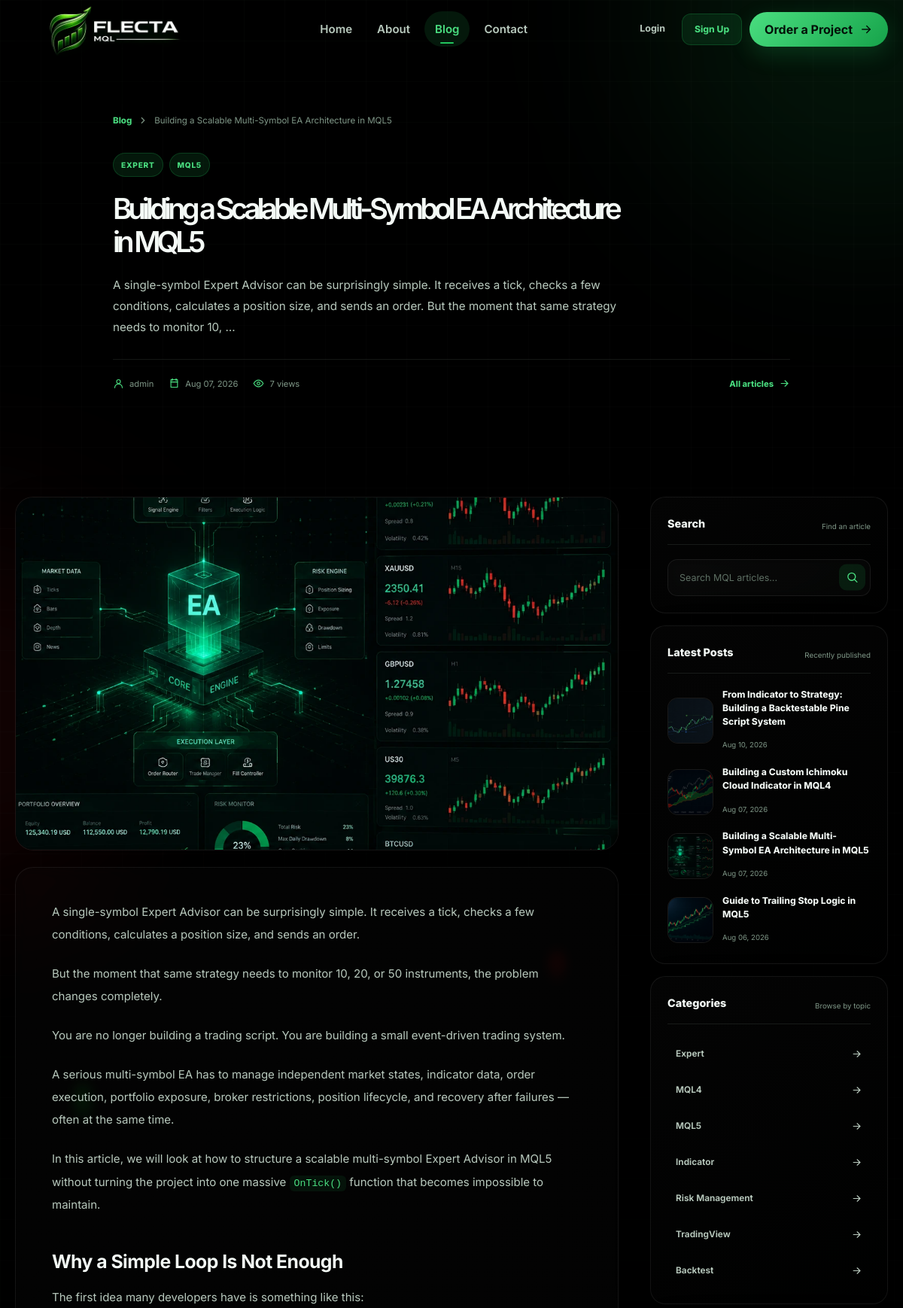
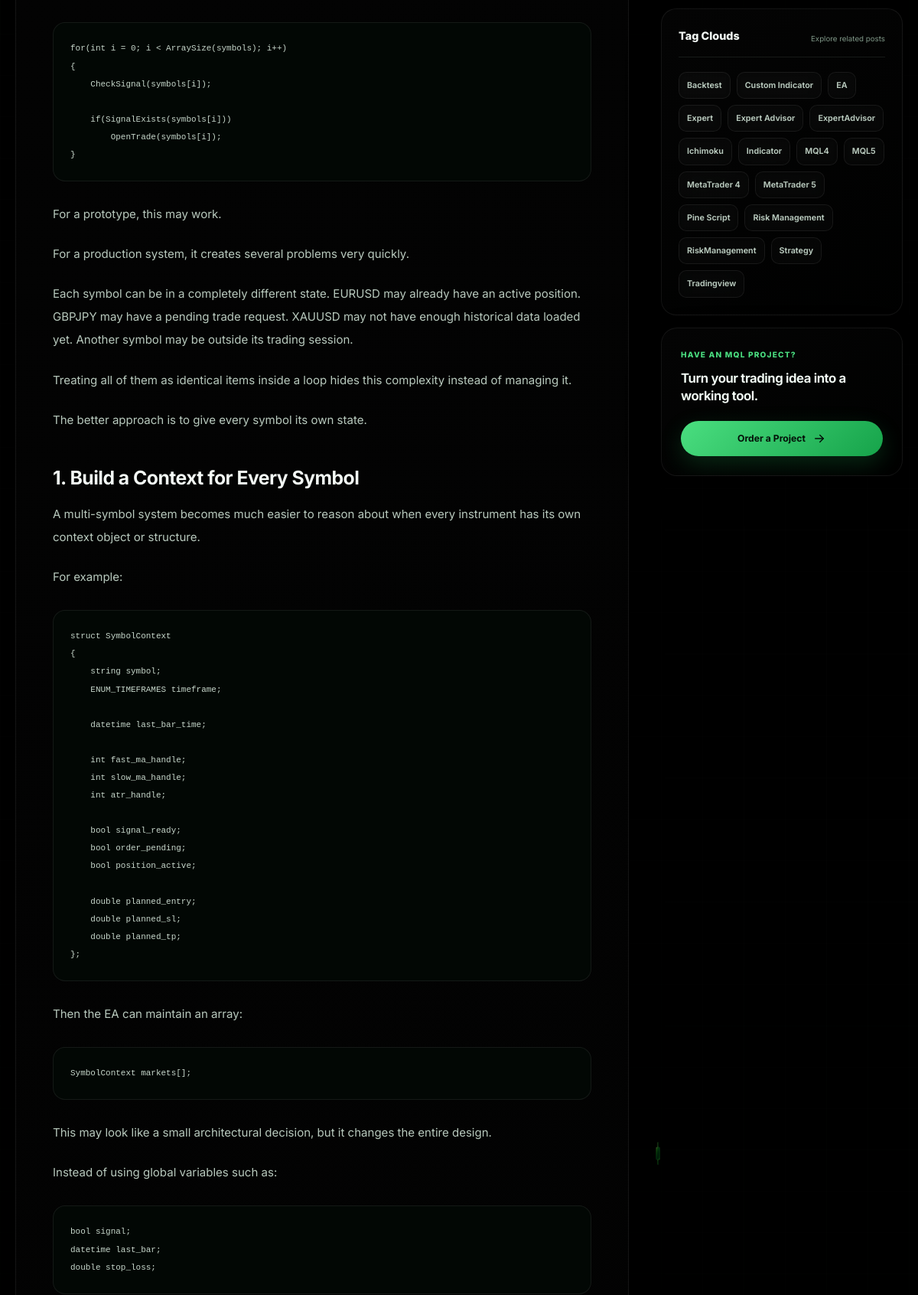
Page /blog/3/ (upper part) on the committed database (2 pictures, top to bottom).
### blog/models.py (models this page shows, shortened)
class Post(models.Model):
    author = models.ForeignKey(User,on_delete=models.SET_NULL,null=True)
    title = models.CharField( max_length=250)
    image = models.ImageField(upload_to='blog/',default='blog/default.jpg')
    content = models.TextField()
    tags = TaggableManager()
    category = models.ManyToManyField(Category)
    counted_views = models.IntegerField(default=0)
    status = models.BooleanField(default=True)
    login_require = models.BooleanField(default=False)
    published_date = models.DateTimeField(null=True)
    created_date = models.DateTimeField(auto_now_add=True)
    updated_date = models.DateTimeField(auto_now=True)
    class Meta:
        ordering = ['published_date']

class Category(models.Model):
   name = models.CharField(max_length=255)
   def __str__(self):
      return self.name

### blog/views.py (the view)
# urls.py: path('<int:pid>/',blog_single,name='single'),
def blog_single(request,pid):
    post = get_object_or_404(Post,id=pid, status=True, published_date__lte=timezone.now())
    if post.login_require and not request.user.is_authenticated:
        return HttpResponseRedirect(reverse('accounts:login'))
    view_session_key = f"viewed_post_{post.id}"
    if request.method == "GET" and not request.session.get(view_session_key):
        post.counted_views += 1
        post.save(update_fields=['counted_views'])
        request.session[view_session_key] = True
    if request.method == "POST":
        form = CommentForm(request.POST, user=request.user)
        if form.is_valid():
            comment = form.save(commit=False)
            comment.post = post
            if request.user.is_authenticated:
                comment.name = request.user.username
                comment.email = request.user.email
            comment.save()
            messages.add_message(request, messages.SUCCESS, 'Your comment has submitted successfully!')
            return redirect('blog:single', pid=post.id)
        else:
            messages.add_message(request,messages.ERROR,'Your comment was not submitted. Please check the form.')
    else:
        form = CommentForm(user=request.user)
    posts = list(Post.objects.filter(status=True,published_date__lte=timezone.now()).order_by('-published_date'))
    comments = Comment.objects.filter(post=post.id,approved=True)
    prv_post = None
    nxt_post = None
    index = posts.index(post)
    if (index>0):
        prv_post = posts[index-1]
    if(index < len(posts)-1):
        nxt_post = posts[index+1]
    context = {'post':post,'prv':prv_post,'nxt':nxt_post,'comments':comments,'form':form}
    return render(request,'blog/blog-single.html',context)

### blog/forms.py
class CommentForm(forms.ModelForm):
    def __init__(self, *args, user=None, **kwargs):
        super().__init__(*args, **kwargs)
        if user is not None and user.is_authenticated:
            self.fields.pop('name')
            self.fields.pop('email')
    class Meta:
        model = Comment
        fields = ['name', 'email', 'subject', 'message']

### blog/templatetags/blog_tags.py (called while the page is built)
@register.inclusion_tag('blog/blog-latest-posts.html')
def latestposts(arg=4):
    posts = Post.objects.filter(published_date__lte=timezone.now(),status=True).order_by("-published_date")[:arg]
    return {"posts":posts}

@register.inclusion_tag('blog/blog-post-categories.html')
def postcategories():
    posts = Post.objects.filter(published_date__lte=timezone.now(),status=True)
    categories = Category.objects.all()
    cat_dict = {}
    for name in categories:
        cat_dict[name] = posts.filter(category=name).count()
    return {"categories":cat_dict}

@register.inclusion_tag('blog/blog-tags.html')
def alltags():
    tags = Tag.objects.all().order_by('name')
    return {'tags': tags}

### templates/blog/blog-single.html (shortened to what this page needs)
{% extends "base.html" %}
{% load blog_tags %}
{% load static %}
{% load compress %}
{% block body_class %}
blog-page blog-single-page
{% endblock %}
{% block extra_css %}
{% compress css %}
<link rel="stylesheet" href="{% static 'css/blog-home.css' %}">
<link rel="stylesheet" href="{% static 'css/blog-single.css' %}">
{% endcompress %}
{% endblock %}
{% block content %}
<section class="article-hero">
    <div class="container article-hero-container">
        <nav class="article-breadcrumb" aria-label="Breadcrumb">
            <a href="{% url 'blog:index' %}">Blog</a>
            <svg viewBox="0 0 24 24" aria-hidden="true">
                <path d="M9 6L15 12L9 18"></path>
            </svg>
            <span>{{ post.title|truncatechars:58 }}</span>
        </nav>
        <div class="article-taxonomy">
            {% for category in post.category.all|slice:":3" %}
                <a href="{% url 'blog:category' cat_name=category.name %}">
                    {{ category.name }}
                </a>
            {% empty %}
                <span>MQL Development</span>
            {% endfor %}
        </div>
        <h1>{{ post.title }}</h1>
        <p class="article-intro">
            {{ post.content|striptags|truncatewords:34 }}
        </p>
        <div class="article-meta">
            <span>
                <svg viewBox="0 0 24 24" aria-hidden="true">
                    <circle cx="12" cy="8" r="4"></circle>
                    <path d="M4 21C4 16.6 7.6 13 12 13C16.4 13 20 16.6 20 21"></path>
                </svg>
                {{ post.author.get_full_name|default:post.author.username }}
            </span>
            <span>
                <svg viewBox="0 0 24 24" aria-hidden="true">
                    <path d="M5 4H19V20H5Z"></path>
                    <path d="M8 2V6"></path>
                    <path d="M16 2V6"></path>
                    <path d="M5 9H19"></path>
                </svg>
                {{ post.published_date|date:"M d, Y" }}
            </span>
            <span>
                <svg viewBox="0 0 24 24" aria-hidden="true">
                    <path d="M2 12C4.5 7.5 7.8 5 12 5C16.2 5 19.5 7.5 22 12C19.5 16.5 16.2 19 12 19C7.8 19 4.5 16.5 2 12Z"></path>
                    <circle cx="12" cy="12" r="3"></circle>
                </svg>
                {{ post.counted_views }} views
            </span>
            <a class="article-back-link" href="{% url 'blog:index' %}">
                All articles
                <svg viewBox="0 0 24 24" aria-hidden="true">
                    <path d="M5 12H19"></path>
                    <path d="M13 6L19 12L13 18"></path>
                </svg>
            </a>
        </div>
    </div>
</section>
<section class="article-main">
    <div class="container blog-layout">
        <main class="article-column">
            <div class="article-cover">
                {% if post.image %}
                    <img
                        src="{{ post.image.url }}"
                        alt="{{ post.title }}"
                        class="article-cover-image"
                    >
                {% endif %}
            </div>
            <article class="article-content-card">
                <div class="article-content">
                    {{ post.content|safe }}
                </div>
            </article>
        </main>
        <aside class="blog-sidebar">
            <section class="sidebar-widget sidebar-search-widget">
                <div class="sidebar-widget-heading">
                    <span>Search</span>
                    <small>Find an article</small>
                </div>
                <form action="{% url 'blog:search' %}" method="get" class="blog-search-form">
                    <input
                        id="blog-single-search-input"
                        type="search"
                        name="s"
                        value="{{ request.GET.s|default:'' }}"
                        placeholder="Search MQL articles..."
                    >
                    <button type="submit" aria-label="Search">
                        <svg viewBox="0 0 24 24" aria-hidden="true">
                            <circle cx="11" cy="11" r="7"></circle>
                            <path d="M16 16L21 21"></path>
                        </svg>
                    </button>
                </form>
            </section>
            <section class="sidebar-widget">
                <div class="sidebar-widget-heading">
                    <span>Latest Posts</span>
                    <small>Recently published</small>
                </div>
                <div class="sidebar-latest-list">
                    {% latestposts %}
                </div>
            </section>
            <section class="sidebar-widget">
                <div class="sidebar-widget-heading">
                    <span>Categories</span>
                    <small>Browse by topic</small>
                </div>
                <ul class="sidebar-category-list">
                    {% postcategories %}
                </ul>
            </section>
            <section class="sidebar-widget">
                <div class="sidebar-widget-heading">
                    <span>Tag Clouds</span>
                    <small>Explore related posts</small>
                </div>
                <div class="sidebar-tag-cloud">
                    {% alltags %}
                </div>
            </section>
            <section class="sidebar-cta">
                <span>Have an MQL project?</span>
                <h2>Turn your trading idea into a working tool.</h2>
                <a href="/contact/" class="button button-primary">
                    Order a Project
                    <svg viewBox="0 0 24 24" aria-hidden="true">
                        <path d="M5 12H19"></path>
                        <path d="M13 6L19 12L13 18"></path>
                    </svg>
                </a>
            </section>
        </aside>
    </div>
</section>
{% endblock %}

### templates/blog/blog-latest-posts.html
{% load humanize %}
{% for post in posts %}
    <div class="sidebar-latest-post">
        <div class="sidebar-latest-thumb">
            {% if post.image %}
                <img src="{{ post.image.url }}" alt="{{ post.title }}">
            {% else %}
                <span>MQL</span>
            {% endif %}
        </div>
        <div>
            <h3><a href="{% url 'blog:single' pid=post.id %}">{{ post.title }}</a></h3>
            <time>{{ post.published_date|date:"M d, Y" }}</time>
        </div>
    </div>
{% endfor %}

### templates/blog/blog-post-categories.html
{% for name,count in categories.items %}
    <a href="{% url 'blog:category' cat_name=name.name %}">
        {{ name }}
        <svg viewBox="0 0 24 24" aria-hidden="true">
            <path d="M5 12H19"></path>
            <path d="M13 6L19 12L13 18"></path>
        </svg>
    </a>
{% endfor %}

### templates/blog/blog-tags.html
{% for tag in tags %}
    <a href="{% url 'blog:tag' tag_name=tag.name %}">{{ tag.name }}</a>
{% empty %}
    <p class="sidebar-empty-text">No tags available.</p>
{% endfor %}

### statics/css/base.css (style rules this page uses)
:root { --font-main: "Inter", Arial, Helvetica, sans-serif; --primary: #22c55e; --primary-dark: #16a34a; --primary-light: #4ade80; --primary-soft: rgba(34, 197, 94, 0.12); --primary-border: rgba(34, 197, 94, 0.22); --danger: #ef4444; --warning: #f59e0b; --success: #22c55e; --info: #3b82f6; --container-width: 1180px; --header-height: 78px; --transition-fast: 160ms ease; --transition-normal: 280ms ease; --transition-slow: 450ms ease; --radius-small: 10px; --radius-medium: 16px; --radius-large: 24px; --radius-round: 999px; }
html[data-theme="dark"] { color-scheme: dark; --background: #061009; --background-secondary: #08150d; --surface: #0c1b11; --surface-solid: rgba(0, 0, 0, 0.92); --surface-secondary: #102218; --surface-hover: #142a1d; --text: #f4faf6; --text-secondary: #b8c9bd; --text-muted: #7f9787; --border: rgba(221, 255, 231, 0.09); --border-strong: rgba(221, 255, 231, 0.16); --header-background: rgba(6, 16, 9, 0.77); --footer-background: #050d07; --shadow-small: 0 12px 30px rgba(0, 0, 0, 0.18); --shadow-medium: 0 20px 50px rgba(0, 0, 0, 0.28); --shadow-green: 0 18px 50px rgba(34, 197, 94, 0.13); }
*, *::before, *::after { box-sizing: border-box; }
html { scroll-behavior: smooth; }
body { min-height: 100vh; margin: 0; overflow-x: hidden; background: var(--background); color: var(--text); font-family: var(--font-main); font-size: 16px; line-height: 1.8; transition: background-color var(--transition-normal), color var(--transition-normal); }
button, input, textarea, select { font: inherit; }
button, a { -webkit-tap-highlight-color: transparent; }
button { border: 0; }
a { color: inherit; text-decoration: none; }
img, svg { display: block; }
img { max-width: 100%; }
ul, ol { margin: 0; padding: 0; list-style: none; }
p, h1, h2, h3, h4, h5, h6 { margin-top: 0; }
.container { width: min( calc(100% - 40px), var(--container-width) ); margin-inline: auto; }
.button { display: inline-flex; min-height: 46px; align-items: center; justify-content: center; gap: 9px; padding: 10px 20px; border-radius: var(--radius-round); cursor: pointer; font-weight: 700; line-height: 1; transition: transform var(--transition-fast), background-color var(--transition-fast), color var(--transition-fast), border-color var(--transition-fast), box-shadow var(--transition-fast); }
.button-primary { background: linear-gradient( 135deg, var(--primary-light), var(--primary-dark) ); color: #031008; box-shadow: 0 10px 30px rgba(34, 197, 94, 0.2); }
.button svg { width: 18px; height: 18px; fill: none; stroke: currentColor; stroke-width: 1.9; stroke-linecap: round; stroke-linejoin: round; }
html, body { background: #000 !important; }
body { position: relative; isolation: isolate; }
.site-main, .site-main > section, .site-footer { background: transparent !important; border-top: none !important; border-bottom: none !important; box-shadow: none !important; }
body::before, body::after { position: fixed; inset: 0; z-index: -1; content: ""; pointer-events: none; background-repeat: no-repeat; filter: blur(0.25px); }
body::before { background-image: url("../img/candle-green-1.webp"), url("../img/candle-green-2.webp"), url("../img/candle-green-1.webp"); background-size: 34px auto, 24px auto, 18px auto; background-position: 8% 16%, 23% 68%, 72% 36%; opacity: 0.30; }
body::after { background-image: url("../img/candle-red-1.webp"), url("../img/candle-red-2.webp"), url("../img/candle-red-1.webp"); background-size: 30px auto, 22px auto, 18px auto; background-position: 62% 14%, 15% 46%, 79% 74%; opacity: 0.30; }

### rows in the picture
Post: title "Building a Scalable Multi-Symbol EA Architecture in MQL5", content "A single-symbol Expert Advisor can be surprisingly simple. It receives a tick, checks a few conditions, calculates a position size, and sends an order. But the moment that same strategy needs to monitor 10, …", author.get_full_name "admin", published_date "Aug 07, 2026", counted_views "7", image (picture), content "A single-symbol Expert Advisor can be surprisingly simple. It receives a tick, checks a few conditions, calculates a position size, and sends an order. But the moment that same strategy needs to monitor 10, 20, or 50 instruments, the problem changes completely. You are no longer building a trading script. You are building a small event-driven trading system. A serious multi-symbol EA has to manage independent market states, indicator data, order execution, portfolio exposure, broker restrictions, position lifecycle, and recovery after failures — often at the same time. In this article, we will look at how to structure a scalable multi-symbol Expert Advisor in MQL5 without turning the…"
Category: name "EXPERT", name "Expert"
Category: name "MQL5"
Post: image (picture), title "From Indicator to Strategy: Building a Backtestable Pine Script System", published_date "Aug 10, 2026"
Post: image (picture), title "Building a Custom Ichimoku Cloud Indicator in MQL4", published_date "Aug 07, 2026"
Post: image (picture), title "Guide to Trailing Stop Logic in MQL5", published_date "Aug 06, 2026"
Category: name "MQL4"
Category: name "Indicator"
Category: name "Risk Management"
Category: name "TradingView"
Category: name "Backtest"
Tag: name "Backtest"
Tag: name "Custom Indicator"
Tag: name "EA"
Tag: name "Expert"
Tag: name "Expert Advisor"
Tag: name "ExpertAdvisor"
Tag: name "Ichimoku"
Tag: name "Indicator"
Tag: name "MQL4"
Tag: name "MQL5"
Tag: name "MetaTrader 4"
Tag: name "MetaTrader 5"
Tag: name "Pine Script"
Tag: name "Risk Management"
Tag: name "RiskManagement"
Tag: name "Strategy"
Tag: name "Tradingview"
